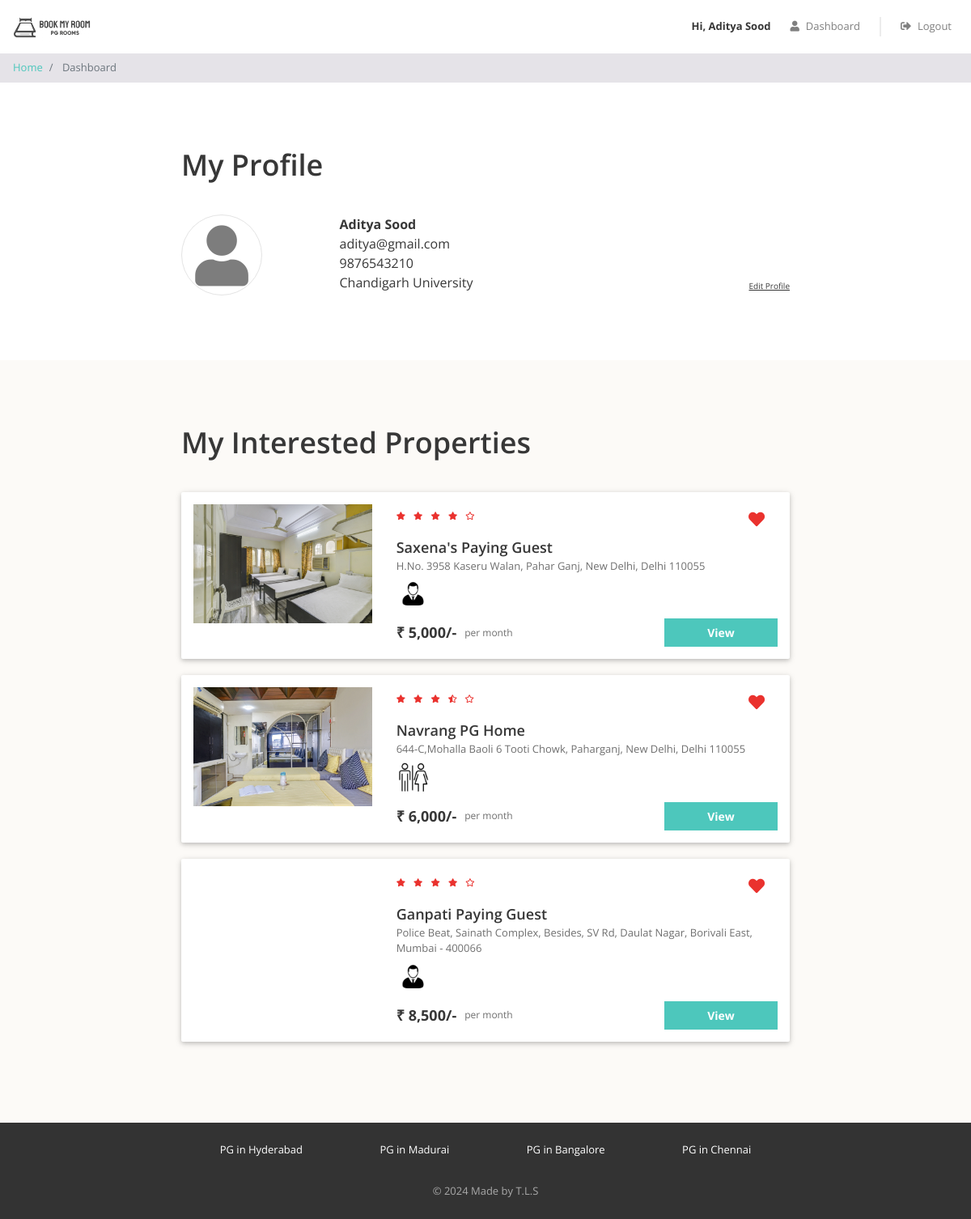
Screenshot of /php/dashboard.php (signed in) with the database file from the repository.
### tables this page shows
CREATE TABLE users (
  id INT NOT NULL AUTO_INCREMENT,
  email VARCHAR(100) NOT NULL,
  password VARCHAR(100) NOT NULL,
  full_name VARCHAR(100) NOT NULL,
  phone VARCHAR(20) NOT NULL,
  gender ENUM('male', 'female') NOT NULL,
  college_name VARCHAR(100) NOT NULL,
  PRIMARY KEY(id)
);

CREATE TABLE interested_users_properties (
  id INT NOT NULL AUTO_INCREMENT,
  user_id INT NOT NULL,
  property_id INT NOT NULL,
  PRIMARY KEY(id),
  FOREIGN KEY(user_id) REFERENCES users(id),
  FOREIGN KEY(property_id) REFERENCES properties(id)
);

CREATE TABLE properties (
  id INT NOT NULL AUTO_INCREMENT,
  city_id INT NOT NULL,
  name VARCHAR(100) NOT NULL,
  address VARCHAR(255) NOT NULL,
  description LONGTEXT NOT NULL,
  gender ENUM('male', 'female', 'unisex') NOT NULL,
  rent INT NOT NULL,
  rating_clean FLOAT(2,1) NOT NULL,
  rating_food FLOAT(2,1) NOT NULL,
  rating_safety FLOAT(2,1) NOT NULL,
  PRIMARY KEY(id),
  FOREIGN KEY(city_id) REFERENCES cities(id)
);

### php/dashboard.php (the view, shortened to what this page needs)
<?php
require "includes/database_connect.php";
$user_id = $_SESSION['user_id'];
$sql_1 = "SELECT * FROM users WHERE id = $user_id";
$result_1 = mysqli_query($conn, $sql_1);
$user = mysqli_fetch_assoc($result_1);
$sql_2 = "SELECT *
            FROM interested_users_properties iup
            INNER JOIN properties p ON iup.property_id = p.id
            WHERE iup.user_id = $user_id";
$result_2 = mysqli_query($conn, $sql_2);
$interested_properties = mysqli_fetch_all($result_2, MYSQLI_ASSOC);
?>
<!DOCTYPE html>
<html lang="en">
<head>
    <?php
    include "includes/head_links.php";
    ?>
    <link href="css/dashboard.css" rel="stylesheet" />
</head>
<body>
    <?php
    include "includes/header.php";
    ?>
    <nav aria-label="breadcrumb">
        <ol class="breadcrumb py-2">
            <li class="breadcrumb-item">
                <a href="index.php">Home</a>
            </li>
            <li class="breadcrumb-item active" aria-current="page">
                Dashboard
            </li>
        </ol>
    </nav>
    <div class="my-profile page-container">
        <h1>My Profile</h1>
        <div class="row">
            <div class="col-md-3 profile-img-container">
                <i class="fas fa-user profile-img"></i>
            </div>
            <div class="col-md-9">
                <div class="row no-gutters justify-content-between align-items-end">
                    <div class="profile">
                        <div class="name"><?= $user['full_name'] ?></div>
                        <div class="email"><?= $user['email'] ?></div>
                        <div class="phone"><?= $user['phone'] ?></div>
                        <div class="college"><?= $user['college_name'] ?></div>
                    </div>
                    <div class="edit">
                        <div class="edit-profile">Edit Profile</div>
                    </div>
                </div>
            </div>
        </div>
    </div>
    <?php
    if (count($interested_properties) > 0) {
    ?>
        <div class="my-interested-properties">
            <div class="page-container">
                <h1>My Interested Properties</h1>
                <?php
                foreach ($interested_properties as $property) {
                    $property_images = glob("img/properties/" . $property['id'] . "/*");
                ?>
                    <div class="property-card property-id-<?= $property['id'] ?> row">
                        <div class="image-container col-md-4">
                            <img src="<?= $property_images[0] ?>" />
                        </div>
                        <div class="content-container col-md-8">
                            <div class="row no-gutters justify-content-between">
                                <?php
                                $total_rating = ($property['rating_clean'] + $property['rating_food'] + $property['rating_safety']) / 3;
                                $total_rating = round($total_rating, 1);
                                ?>
                                <div class="star-container" title="<?= $total_rating ?>">
                                    <?php
                                    $rating = $total_rating;
                                    for ($i = 0; $i < 5; $i++) {
                                        if ($rating >= $i + 0.8) {
                                    ?>
                                            <i class="fas fa-star"></i>
                                        <?php
                                        } elseif ($rating >= $i + 0.3) {
                                        ?>
                                            <i class="fas fa-star-half-alt"></i>
                                        <?php
                                        } else {
                                        ?>
                                            <i class="far fa-star"></i>
                                    <?php
                                        }
                                    }
                                    ?>
                                </div>
                                <div class="interested-container">
                                    <i class="is-interested-image fas fa-heart" property_id="<?= $property['id'] ?>"></i>
                                </div>
                            </div>
                            <div class="detail-container">
                                <div class="property-name"><?= $property['name'] ?></div>
                                <div class="property-address"><?= $property['address'] ?></div>
                                <div class="property-gender">
                                    <?php
                                    if ($property['gender'] == "male") {
                                    ?>
                                        <img src="img/male.png">
                                    <?php
                                    } elseif ($property['gender'] == "female") {
                                    ?>
                                        <img src="img/female.png">
                                    <?php
                                    } else {
                                    ?>
                                        <img src="img/unisex.png">
                                    <?php
                                    }
                                    ?>
                                </div>
                            </div>
                            <div class="row no-gutters">
                                <div class="rent-container col-6">
                                    <div class="rent">₹ <?= number_format($property['rent']) ?>/-</div>
                                    <div class="rent-unit">per month</div>
                                </div>
                                <div class="button-container col-6">
                                    <a href="property_detail.php?property_id=<?= $property['id'] ?>" class="btn btn-primary">View</a>
                                </div>
                            </div>
                        </div>
                    </div>
                <?php
                }
                ?>
            </div>
        </div>
    <?php
    }
    ?>
    <?php
    include "includes/footer.php";
    ?>
</body>
</html>

### php/css/common.css (style rules this page uses)
* { box-sizing: border-box; font-family: 'Open Sans', sans-serif; }
body { color: #373737; font-size: 16px; position: relative; }
h1, h2, h3, h4, h5, h6 { font-weight: 600; }
h1 { font-size: 36px; margin-bottom: 40px; }
.btn-primary, .btn-warning, .btn-danger { color: white; font-weight: bold; }
.breadcrumb { background-color: #e5e3e8; font-size: 13px; border-radius: 0px; margin-bottom: 0px; }
.page-container { max-width: 800px; padding: 80px 24px; margin: auto; }

### php/css/dashboard.css (style rules this page uses)
.profile-img { color: #7d7d7d; font-size: 75px; text-align: center; border: 1px solid #e4e4e4; border-radius: 50%; height: 100px; width: 100px; line-height: 100px; }
.profile .name { font-weight: bold; }
.edit-profile { font-size: 10px; text-decoration: underline; cursor: pointer; }
.my-interested-properties { background-color: #fcfaf7; }
.property-card { background-color: #ffffff; border-radius: 2px; padding: 15px 0px; margin: 20px auto; box-shadow: 0 2px 5px 0 rgba(0, 0, 0, 0.16), 0 2px 10px 0 rgba(0, 0, 0, 0.12); }
.image-container { text-align: center; }
.image-container img { width: 100%; max-width: 300px; }
.star-container i { color: #EA322E; font-size: 10px; margin-right: 6px; }
.interested-container { text-align: center; padding: 8px 16px; }
.interested-container i { color: #EA322E; font-size: 20px; cursor: pointer; }
.detail-container { padding-bottom: 10px; }
.property-name { font-size: 18px; font-weight: 600; }
.property-address { color: #6f6f6f; font-size: 13px; padding-bottom: 5px; }
.property-gender img { width: 40px; }
.rent-container { display: flex; align-items: center; }
.rent { font-size: 18px; font-weight: bold; padding-right: 10px; }
.rent-unit { color: #6f6f6f; font-size: 12px; }
.button-container .btn { font-size: 14px; border-radius: 0px; width: 140px; float: right; }

### rows the page displays
users: full_name "Aditya Sood", email "aditya@gmail.com", phone "9876543210", college_name "Chandigarh University"
interested_users_properties: shows a picture, property.name "Saxena's Paying Guest", property.address "H.No. 3958 Kaseru Walan, Pahar Ganj, New Delhi, Delhi 110055", property.rent "5,000"
interested_users_properties: shows a picture, property.name "Navrang PG Home", property.address "644-C,Mohalla Baoli 6 Tooti Chowk, Paharganj, New Delhi, Delhi 110055", property.rent "6,000"
interested_users_properties: property.name "Ganpati Paying Guest", property.address "Police Beat, Sainath Complex, Besides, SV Rd, Daulat Nagar, Borivali East, Mumbai - 400066", property.rent "8,500"

### other values shown
$_SESSION["full_name"] "Aditya Sood"
